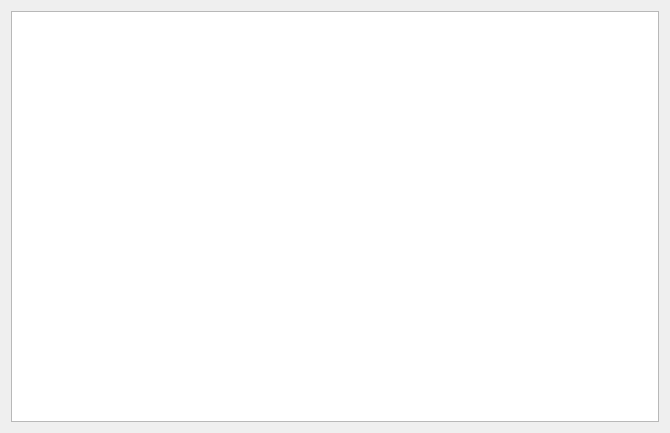
<?xml version="1.0" encoding="UTF-8"?>
<ui version="4.0">
 <class>AssistantTableWindow</class>
 <widget class="QWidget" name="AssistantTableWindow">
  <property name="geometry">
   <rect>
    <x>0</x>
    <y>0</y>
    <width>670</width>
    <height>433</height>
   </rect>
  </property>
  <property name="windowTitle">
   <string>AssistantTableWindow</string>
  </property>
  <layout class="QHBoxLayout" name="horizontalLayout">
   <item>
    <widget class="QTableView" name="assistantMaterials_tableView"/>
   </item>
  </layout>
 </widget>
 <layoutdefault spacing="6" margin="11"/>
 <resources/>
 <connections/>
</ui>
